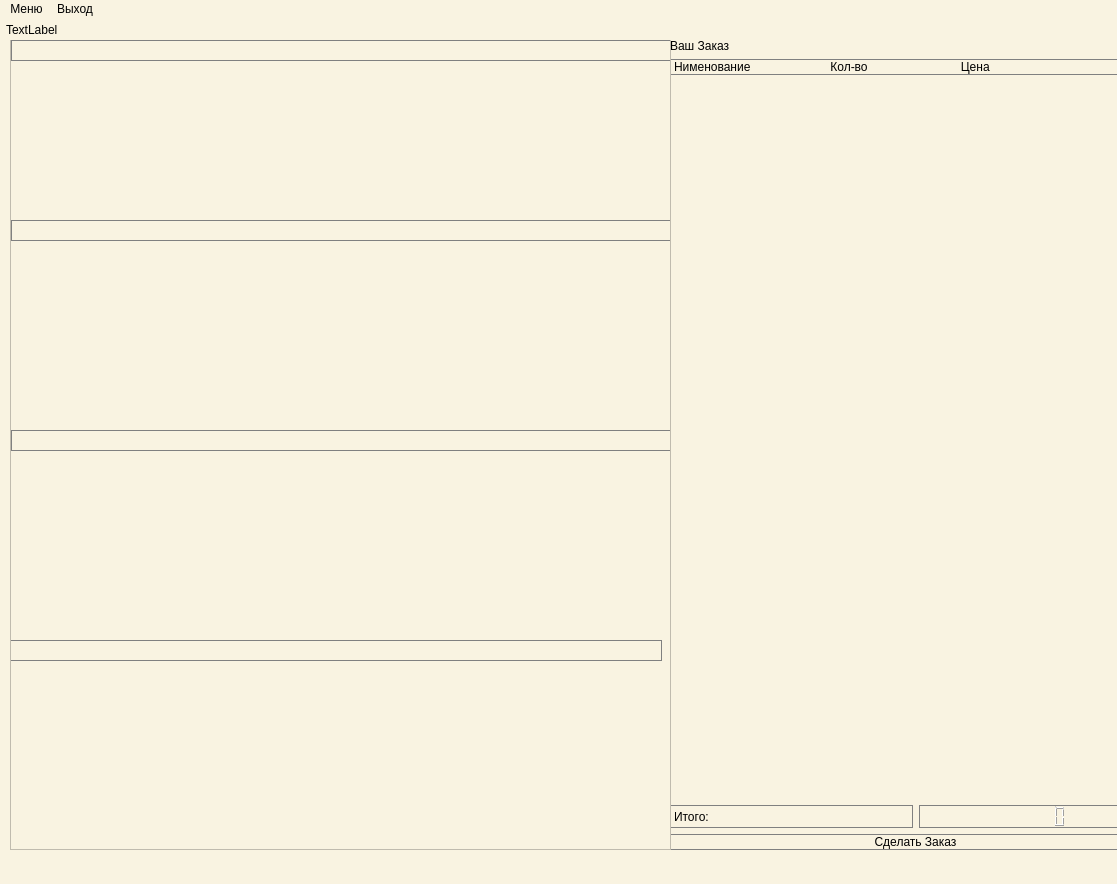
<?xml version="1.0" encoding="UTF-8"?>
<ui version="4.0">
 <class>MainWindow</class>
 <widget class="QMainWindow" name="MainWindow">
  <property name="geometry">
   <rect>
    <x>0</x>
    <y>0</y>
    <width>1117</width>
    <height>884</height>
   </rect>
  </property>
  <property name="minimumSize">
   <size>
    <width>1117</width>
    <height>884</height>
   </size>
  </property>
  <property name="maximumSize">
   <size>
    <width>1117</width>
    <height>884</height>
   </size>
  </property>
  <property name="mouseTracking">
   <bool>false</bool>
  </property>
  <property name="windowTitle">
   <string>Ваш ресторан</string>
  </property>
  <property name="styleSheet">
   <string notr="true">background-color:#f9f3e1;
</string>
  </property>
  <widget class="QWidget" name="centralwidget">
   <property name="styleSheet">
    <string notr="true"/>
   </property>
   <widget class="QWidget" name="verticalLayoutWidget">
    <property name="geometry">
     <rect>
      <x>670</x>
      <y>20</y>
      <width>491</width>
      <height>811</height>
     </rect>
    </property>
    <property name="styleSheet">
     <string>font: 75 italic 15pt &quot;Ubuntu Condensed&quot;;
border: 1px solid gray</string>
    </property>
    <layout class="QVBoxLayout" name="verticalLayout">
     <item>
      <layout class="QVBoxLayout" name="layout_cheks">
       <property name="sizeConstraint">
        <enum>QLayout::SetDefaultConstraint</enum>
       </property>
       <property name="leftMargin">
        <number>0</number>
       </property>
       <item>
        <widget class="QLabel" name="lable_chek">
         <property name="styleSheet">
          <string notr="true">qproperty-alignment:'AlignVCenter | AlignCenter';
border: 0px solid gray;
font: 75 italic 14pt &quot;Yrsa&quot;;
</string>
         </property>
         <property name="text">
          <string>Ваш Заказ</string>
         </property>
        </widget>
       </item>
       <item>
        <widget class="QLabel" name="lable_view_check">
         <property name="text">
          <string>Нименование                        Кол-во                            Цена</string>
         </property>
        </widget>
       </item>
       <item>
        <widget class="QTextBrowser" name="textCheck">
         <property name="styleSheet">
          <string notr="true">border: 0px solid gray;</string>
         </property>
         <property name="html">
          <string>&lt;!DOCTYPE HTML PUBLIC &quot;-//W3C//DTD HTML 4.0//EN&quot; &quot;http://www.w3.org/TR/REC-html40/strict.dtd&quot;&gt;
&lt;html&gt;&lt;head&gt;&lt;meta name=&quot;qrichtext&quot; content=&quot;1&quot; /&gt;&lt;style type=&quot;text/css&quot;&gt;
p, li { white-space: pre-wrap; }
&lt;/style&gt;&lt;/head&gt;&lt;body style=&quot; font-family:'Ubuntu Condensed'; font-size:15pt; font-weight:72; font-style:italic;&quot;&gt;
&lt;p align=&quot;justify&quot; style=&quot;-qt-paragraph-type:empty; margin-top:0px; margin-bottom:0px; margin-left:0px; margin-right:0px; -qt-block-indent:0; text-indent:0px;&quot;&gt;&lt;br /&gt;&lt;/p&gt;&lt;/body&gt;&lt;/html&gt;</string>
         </property>
        </widget>
       </item>
       <item>
        <layout class="QHBoxLayout" name="horizontalLayout_2">
         <item>
          <widget class="QLabel" name="label_order_summ">
           <property name="text">
            <string>Итого:</string>
           </property>
          </widget>
         </item>
         <item>
          <widget class="QLCDNumber" name="lcdNumber"/>
         </item>
        </layout>
       </item>
      </layout>
     </item>
     <item>
      <widget class="QPushButton" name="Order">
       <property name="styleSheet">
        <string notr="true">xx</string>
       </property>
       <property name="text">
        <string>Сделать Заказ</string>
       </property>
      </widget>
     </item>
    </layout>
   </widget>
   <widget class="QWidget" name="horizontalLayoutWidget">
    <property name="geometry">
     <rect>
      <x>10</x>
      <y>20</y>
      <width>661</width>
      <height>811</height>
     </rect>
    </property>
    <layout class="QHBoxLayout" name="horizontalLayout">
     <property name="sizeConstraint">
      <enum>QLayout::SetNoConstraint</enum>
     </property>
     <item>
      <widget class="QScrollArea" name="scrollArea">
       <property name="widgetResizable">
        <bool>true</bool>
       </property>
       <widget class="QWidget" name="scrollAreaWidgetContents">
        <property name="geometry">
         <rect>
          <x>0</x>
          <y>0</y>
          <width>657</width>
          <height>807</height>
         </rect>
        </property>
        <property name="styleSheet">
         <string notr="true"/>
        </property>
        <widget class="QLabel" name="label_onedish">
         <property name="geometry">
          <rect>
           <x>0</x>
           <y>0</y>
           <width>661</width>
           <height>21</height>
          </rect>
         </property>
         <property name="styleSheet">
          <string notr="true">font: 75 italic 16pt &quot;Ubuntu Condensed&quot;;
border: 1px solid gray;
qproperty-alignment:'AlignVCenter | AlignCenter';</string>
         </property>
         <property name="text">
          <string/>
         </property>
        </widget>
        <widget class="QWidget" name="verticalLayoutWidget_2">
         <property name="geometry">
          <rect>
           <x>10</x>
           <y>30</y>
           <width>641</width>
           <height>151</height>
          </rect>
         </property>
         <layout class="QVBoxLayout" name="Layout_onedish">
          <property name="spacing">
           <number>5</number>
          </property>
         </layout>
        </widget>
        <widget class="QLabel" name="label_twodish">
         <property name="geometry">
          <rect>
           <x>0</x>
           <y>180</y>
           <width>661</width>
           <height>21</height>
          </rect>
         </property>
         <property name="styleSheet">
          <string>font: 75 italic 16pt &quot;Ubuntu Condensed&quot;;
border: 1px solid gray;
qproperty-alignment:'AlignVCenter | AlignCenter';</string>
         </property>
         <property name="text">
          <string/>
         </property>
        </widget>
        <widget class="QWidget" name="verticalLayoutWidget_3">
         <property name="geometry">
          <rect>
           <x>10</x>
           <y>210</y>
           <width>641</width>
           <height>181</height>
          </rect>
         </property>
         <layout class="QVBoxLayout" name="Layout_twodish">
          <property name="spacing">
           <number>5</number>
          </property>
         </layout>
        </widget>
        <widget class="QLabel" name="label_threedish">
         <property name="geometry">
          <rect>
           <x>0</x>
           <y>390</y>
           <width>661</width>
           <height>21</height>
          </rect>
         </property>
         <property name="styleSheet">
          <string notr="true">font: 75 italic 16pt &quot;Ubuntu Condensed&quot;;
border: 1px solid gray;
qproperty-alignment:'AlignVCenter | AlignCenter';</string>
         </property>
         <property name="text">
          <string/>
         </property>
        </widget>
        <widget class="QWidget" name="verticalLayoutWidget_4">
         <property name="geometry">
          <rect>
           <x>10</x>
           <y>420</y>
           <width>641</width>
           <height>181</height>
          </rect>
         </property>
         <layout class="QVBoxLayout" name="Layout_threedish">
          <property name="spacing">
           <number>5</number>
          </property>
         </layout>
        </widget>
        <widget class="QLabel" name="label_drinks">
         <property name="geometry">
          <rect>
           <x>-10</x>
           <y>600</y>
           <width>661</width>
           <height>21</height>
          </rect>
         </property>
         <property name="styleSheet">
          <string notr="true">font: 75 italic 16pt &quot;Ubuntu Condensed&quot;;
border: 1px solid gray;
qproperty-alignment:'AlignVCenter | AlignCenter';</string>
         </property>
         <property name="text">
          <string/>
         </property>
        </widget>
        <widget class="QWidget" name="verticalLayoutWidget_5">
         <property name="geometry">
          <rect>
           <x>10</x>
           <y>630</y>
           <width>641</width>
           <height>181</height>
          </rect>
         </property>
         <layout class="QVBoxLayout" name="Layout_drinks">
          <property name="spacing">
           <number>5</number>
          </property>
         </layout>
        </widget>
       </widget>
      </widget>
     </item>
    </layout>
   </widget>
   <widget class="QLabel" name="label_menu">
    <property name="geometry">
     <rect>
      <x>6</x>
      <y>0</y>
      <width>1091</width>
      <height>21</height>
     </rect>
    </property>
    <property name="styleSheet">
     <string notr="true">qproperty-alignment:'AlignVCenter | AlignCenter';
font: 75 italic 16pt &quot;Yrsa&quot;;
</string>
    </property>
    <property name="text">
     <string>TextLabel</string>
    </property>
   </widget>
  </widget>
  <widget class="QMenuBar" name="menubar">
   <property name="geometry">
    <rect>
     <x>0</x>
     <y>0</y>
     <width>1117</width>
     <height>22</height>
    </rect>
   </property>
   <widget class="QMenu" name="menu">
    <property name="title">
     <string>Меню</string>
    </property>
    <addaction name="separator"/>
    <addaction name="separator"/>
    <addaction name="action_4"/>
   </widget>
   <widget class="QMenu" name="menu_2">
    <property name="styleSheet">
     <string notr="true"/>
    </property>
    <property name="title">
     <string>Выход</string>
    </property>
   </widget>
   <addaction name="menu"/>
   <addaction name="menu_2"/>
  </widget>
  <widget class="QStatusBar" name="statusbar"/>
  <action name="action_3">
   <property name="text">
    <string>Выход</string>
   </property>
  </action>
  <action name="action_4">
   <property name="text">
    <string>Режим Администратора</string>
   </property>
  </action>
 </widget>
 <resources/>
 <connections/>
</ui>
